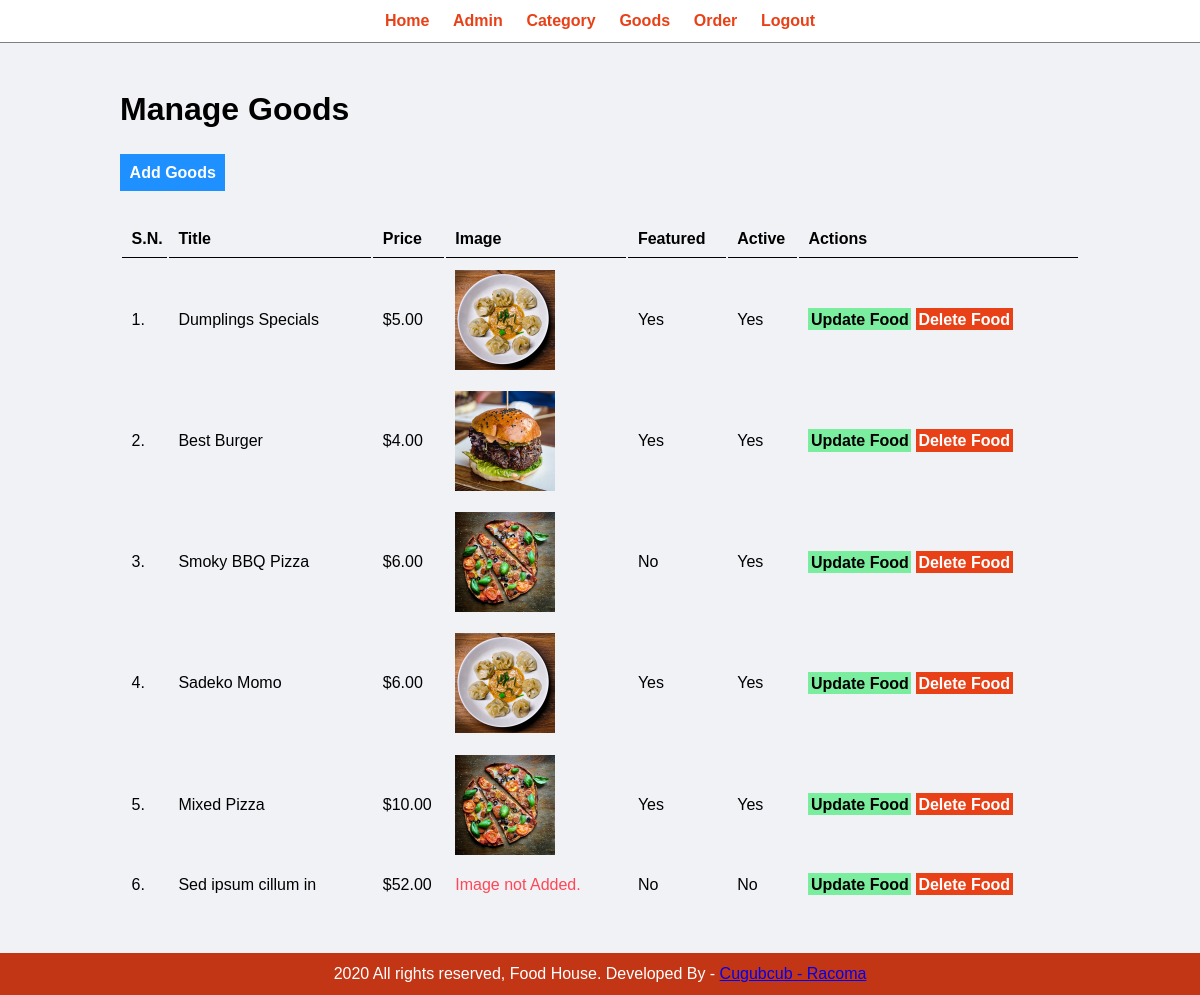
/admin/manage-food.php, run on an earlier commit of the app's database.
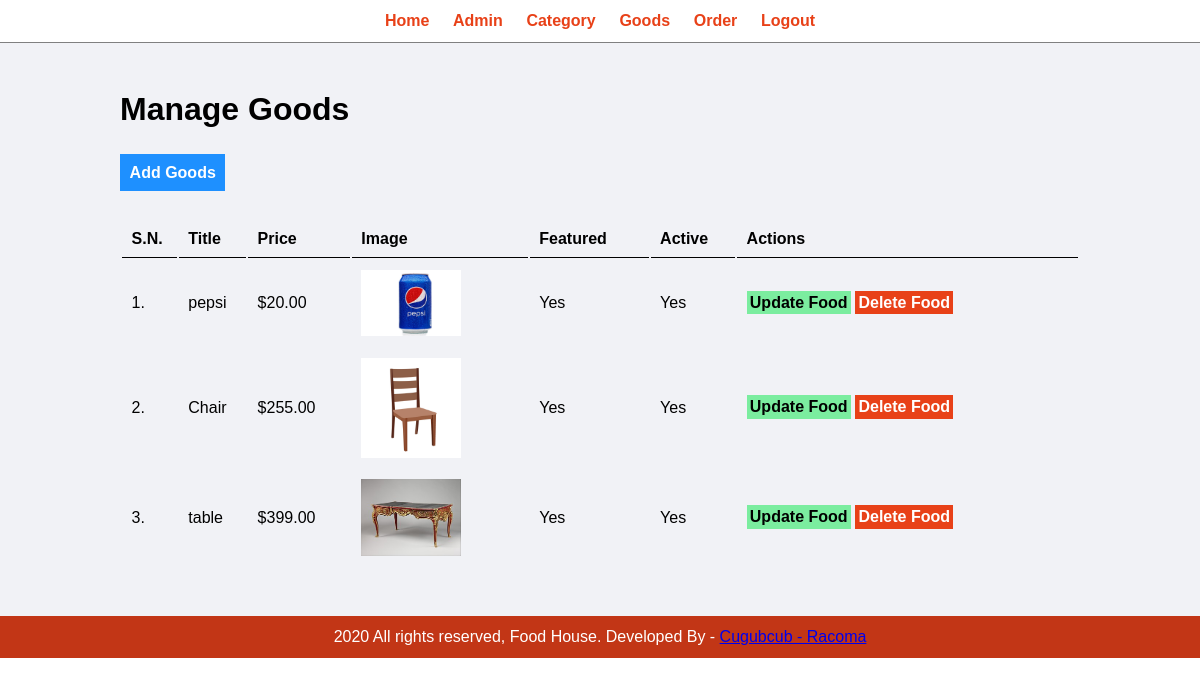
And on a later commit of the database.
### tables this page shows
CREATE TABLE `tbl_food` (
  `id` int(10) UNSIGNED NOT NULL,
  `title` varchar(100) NOT NULL,
  `description` text NOT NULL,
  `price` decimal(10,2) NOT NULL,
  `image_name` varchar(255) NOT NULL,
  `category_id` int(10) UNSIGNED NOT NULL,
  `featured` varchar(10) NOT NULL,
  `active` varchar(10) NOT NULL
);

### admin/manage-food.php (the view, shortened to what this page needs)
<?php include('partials/menu.php'); ?>
<div class="main-content">
    <div class="wrapper">
        <h1>Manage Goods</h1>
        <br /><br />
                <a href="<?php echo SITEURL; ?>admin/add-food.php" class="btn-primary">Add Goods</a>
                <br /><br /><br />
                <table class="tbl-full">
                    <tr>
                        <th>S.N.</th>
                        <th>Title</th>
                        <th>Price</th>
                        <th>Image</th>
                        <th>Featured</th>
                        <th>Active</th>
                        <th>Actions</th>
                    </tr>
                    <?php
                        $sql = "SELECT * FROM tbl_food";
                        $res = mysqli_query($conn, $sql);
                        $count = mysqli_num_rows($res);
                        $sn=1;
                        if($count>0)
                        {
                            while($row=mysqli_fetch_assoc($res))
                            {
                                $id = $row['id'];
                                $title = $row['title'];
                                $price = $row['price'];
                                $image_name = $row['image_name'];
                                $featured = $row['featured'];
                                $active = $row['active'];
                                ?>
                                <tr>
                                    <td><?php echo $sn++; ?>. </td>
                                    <td><?php echo $title; ?></td>
                                    <td>$<?php echo $price; ?></td>
                                    <td>
                                        <?php
                                            if($image_name=="")
                                            {
                                                echo "<div class='error'>Image not Added.</div>";
                                            }
                                            else
                                            {
                                                ?>
                                                <img src="<?php echo SITEURL; ?>images/food/<?php echo $image_name; ?>" width="100px">
                                                <?php
                                            }
                                        ?>
                                    </td>
                                    <td><?php echo $featured; ?></td>
                                    <td><?php echo $active; ?></td>
                                    <td>
                                        <a href="<?php echo SITEURL; ?>admin/update-food.php?id=<?php echo $id; ?>" class="btn-secondary">Update Food</a>
                                        <a href="<?php echo SITEURL; ?>admin/delete-food.php?id=<?php echo $id; ?>&image_name=<?php echo $image_name; ?>" class="btn-danger">Delete Food</a>
                                    </td>
                                </tr>
                                <?php
                            }
                        }
                        else
                        {
                            echo "<tr> <td colspan='7' class='error'> Food not Added Yet. </td> </tr>";
                        }
                    ?>
                </table>
    </div>
</div>
<?php include('partials/footer.php'); ?>

What changed in the data, as far as the page shows it:
removed tbl_food: title "Dumplings Specials", price "5.00", image_name (picture), featured "Yes", active "Yes"
removed tbl_food: title "Best Burger", price "4.00", image_name (picture), featured "Yes", active "Yes"
removed tbl_food: title "Smoky BBQ Pizza", price "6.00", image_name (picture), featured "No", active "Yes"
removed tbl_food: title "Sadeko Momo", price "6.00", image_name (picture), featured "Yes", active "Yes"
removed tbl_food: title "Mixed Pizza", price "10.00", image_name (picture), featured "Yes", active "Yes"
removed tbl_food: title "Sed ipsum cillum in", price "52.00", image_name "Image not Added.", featured "No", active "No"
added tbl_food: title "pepsi", price "20.00", image_name (picture), featured "Yes", active "Yes"
added tbl_food: title "Chair", price "255.00", image_name (picture), featured "Yes", active "Yes"
added tbl_food: title "table", price "399.00", image_name (picture), featured "Yes", active "Yes"
